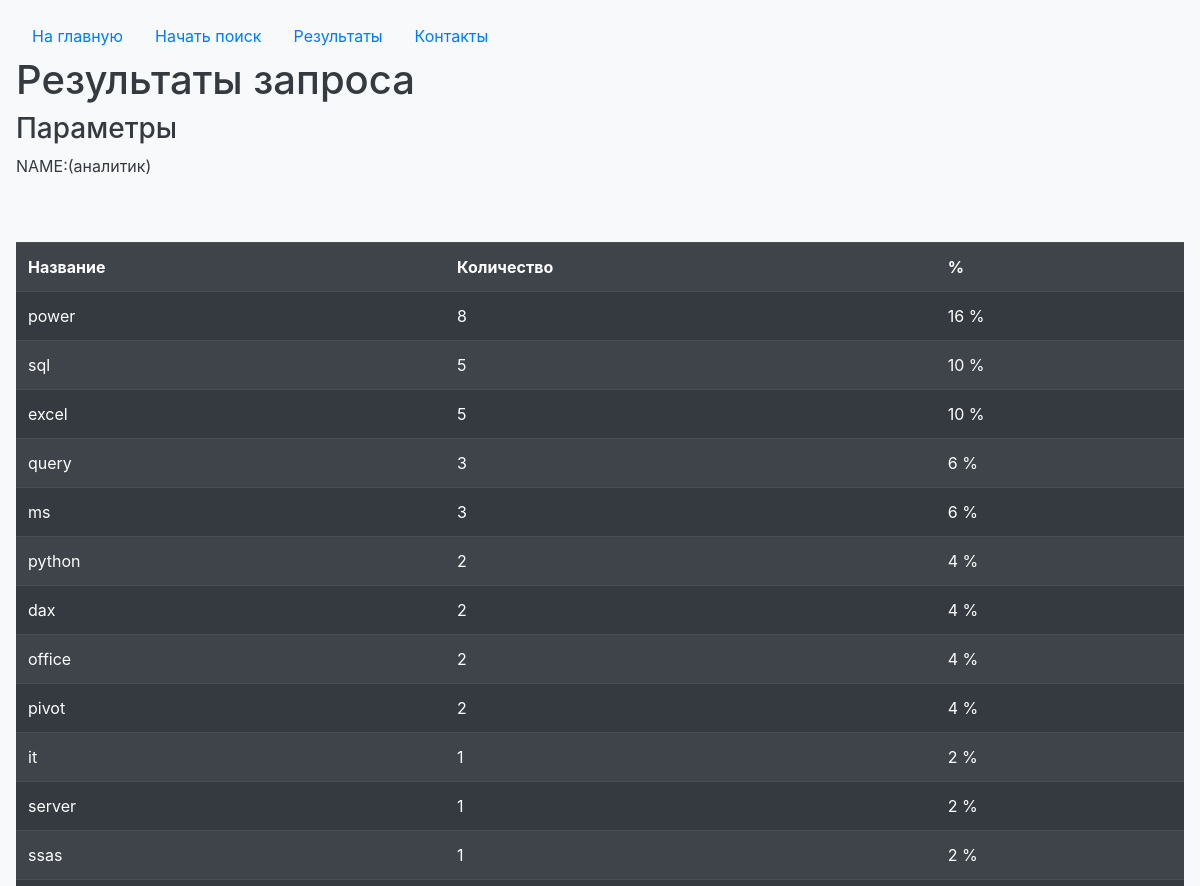
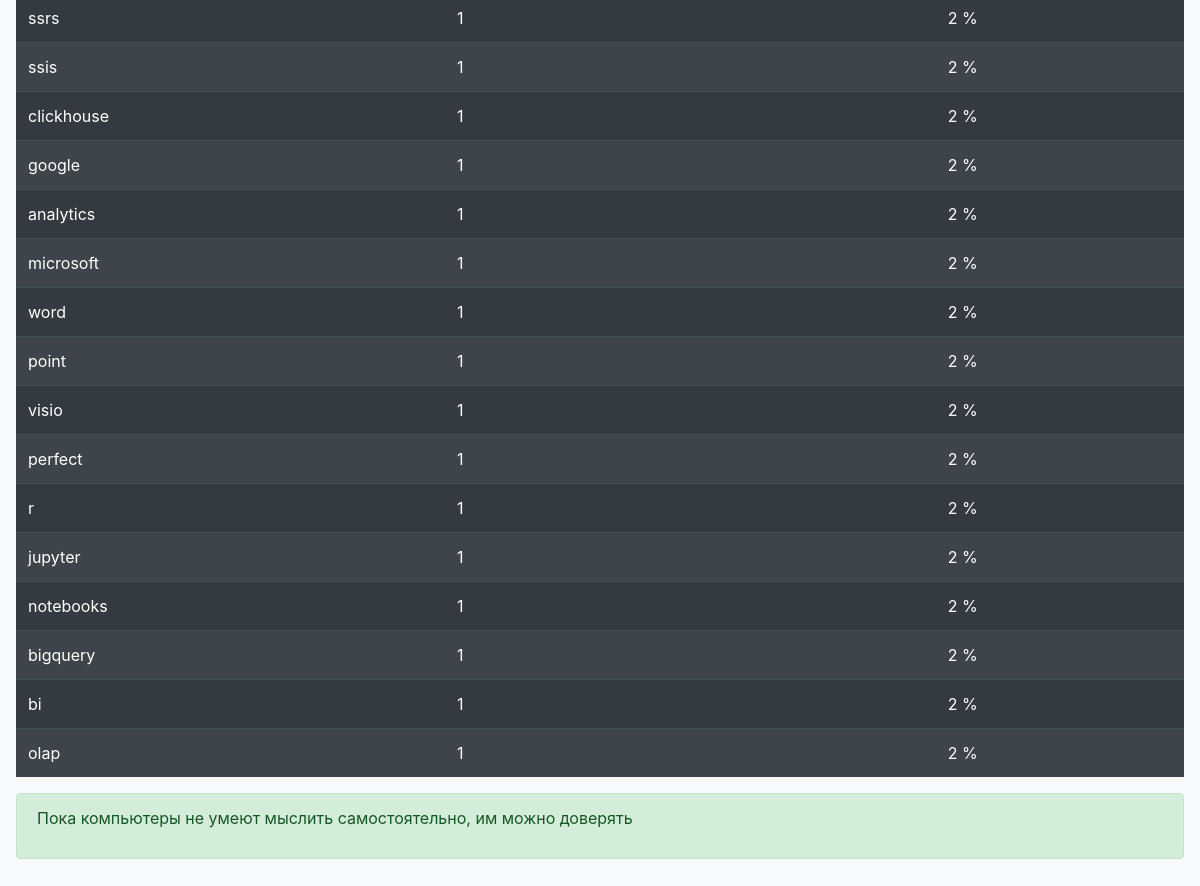
Page /results.html on the committed database (2 pictures, top to bottom).
### sqlite/orm.py (models this page shows, shortened)
class Hh_Requests(Base):
    __tablename__ = 'hh_requests'
    id = Column(Integer, primary_key=True)
    keywords = Column(String, nullable=False)
    def __init__(self, keywords):
        self.keywords = keywords
    def get_last_request_id(self, connect_string):
        engine = get_engine(connect_string)
        Session = sessionmaker(bind=engine)
        session = Session()
        last_request_id = 0
        for id in session.query(func.max(Hh_Requests.id)):
            last_request_id = id[0]
        return last_request_id
    def get_request_by_id(self, connect_string, request_id):
        engine = get_engine(connect_string)
        Session = sessionmaker(bind=engine)
        session = Session()
        for hh_request in session.query(Hh_Requests).filter(Hh_Requests.id ==request_id).all():
            request = hh_request.keywords
        return request

class Hh_Responses(Base):
    __tablename__ = 'hh_responses'
    id = Column(Integer, primary_key=True)
    requests_id = Column(Integer, ForeignKey('hh_requests.id'), nullable=False)
    skill_name = Column(String, nullable=False)
    skill_count = Column(Integer, nullable=False)
    skill_persent = Column(Integer, nullable=False)
    def __init__(self, requests_id, skill_name, skill_count, skill_persent):
        self.requests_id = requests_id
        self.skill_name = skill_name
        self.skill_count = skill_count
        self.skill_persent = skill_persent
    def get_responses(self, connect_string, last_request_id):
        engine = get_engine(connect_string)
        Session = sessionmaker(bind=engine)
        session = Session()
        hh_responses = session.query(Hh_Responses)\
            .filter(Hh_Responses.requests_id == last_request_id)\
            .order_by(desc(Hh_Responses.skill_count)).all()
        requirements = []
        for r in hh_responses:
            i_dic = {}
            i_dic['name'] = r.skill_name
            i_dic['count'] = r.skill_count
            i_dic['persent'] = r.skill_persent
            requirements.append(i_dic)
        return requirements

### main.py (the view)
@app.route("/results.html")
def results():
    connect_string = 'sqlite:///sqlite/hh_db_orm.sqlite'
    rwst = Hh_Requests('')
    last_request_id = rwst.get_last_request_id(connect_string)
    print(type(last_request_id), f'last_request_id={last_request_id}')
    keywords_s = rwst.get_request_by_id(connect_string, last_request_id)
    print(type(keywords_s), f'last_request_id={keywords_s}')
    responses = Hh_Responses(0, '', 0, 0)
    requirements = responses.get_responses(connect_string, last_request_id)
    print(type(requirements), f'+++requirements={requirements}')
    return render_template('results.html', data=requirements, keywords=keywords_s)

### sqlite/orm.py (called while the page is built)
def get_engine(connect_string):
    engine = create_engine(connect_string, echo=False)
    return engine

### templates/results.html (shortened to what this page needs)
<!DOCTYPE html>
<html lang="en">
<head>
    <link rel="stylesheet" type="text/css" href="/static/bootstrap/css/bootstrap.css" >
</head>
<body class="p-3 mb-2 bg-light text-dark">
<ul class="nav">
  <li class="nav-item">
    <a class="nav-link active" href="/index.html">На главную</a>
  </li>
  <li class="nav-item">
    <a class="nav-link" href="/form.html">Начать поиск</a>
  </li>
  <li class="nav-item">
    <a class="nav-link" href="/results.html">Результаты</a>
  </li>
  <li class="nav-item">
    <a class="nav-link" href="/contacts.html">Контакты</a>
  </li>
</ul>
    <h1>Результаты запроса</h1>
    <h3>Параметры</h3>
   {% if keywords %}
    <p>{{keywords}}</p>
    {% else %}
        Данных нет
    {% endif %}
<br><br>
    {% if data %}
    <table class="table table-striped table-dark">
    <tr>
        <th>Название</th>
        <th>Количество</th>
        <th>%</th>
    </tr>
        {% for item in data %}
            <tr>
                <td>{{item["name"]}}</td>
                <td>{{item["count"]}}</td>
                <td>{{item["persent"]}} %</td>
            </tr>
        {% endfor %}
    </table>
    {% else %}
        Данных нет
    {% endif %}
<div class="alert alert-success" role="alert">
<p>
    Пока компьютеры не умеют мыслить самостоятельно, им можно доверять
</p>
</div>
</body>
</html>

### rows in the picture
Hh_Requests: keywords "NAME:(аналитик)"
Hh_Responses: name "power", count "8", persent "16"
Hh_Responses: name "sql", count "5", persent "10"
Hh_Responses: name "excel", count "5", persent "10"
Hh_Responses: name "query", count "3", persent "6"
Hh_Responses: name "ms", count "3", persent "6"
Hh_Responses: name "python", count "2", persent "4"
Hh_Responses: name "dax", count "2", persent "4"
Hh_Responses: name "office", count "2", persent "4"
Hh_Responses: name "pivot", count "2", persent "4"
Hh_Responses: name "it", count "1", persent "2"
Hh_Responses: name "server", count "1", persent "2"
Hh_Responses: name "ssas", count "1", persent "2"
Hh_Responses: name "ssrs", count "1", persent "2"
Hh_Responses: name "ssis", count "1", persent "2"
Hh_Responses: name "clickhouse", count "1", persent "2"
Hh_Responses: name "google", count "1", persent "2"
Hh_Responses: name "analytics", count "1", persent "2"
Hh_Responses: name "microsoft", count "1", persent "2"
Hh_Responses: name "word", count "1", persent "2"
Hh_Responses: name "point", count "1", persent "2"
Hh_Responses: name "visio", count "1", persent "2"
Hh_Responses: name "perfect", count "1", persent "2"
Hh_Responses: name "r", count "1", persent "2"
Hh_Responses: name "jupyter", count "1", persent "2"
Hh_Responses: name "notebooks", count "1", persent "2"
Hh_Responses: name "bigquery", count "1", persent "2"
Hh_Responses: name "bi", count "1", persent "2"
Hh_Responses: name "olap", count "1", persent "2"
